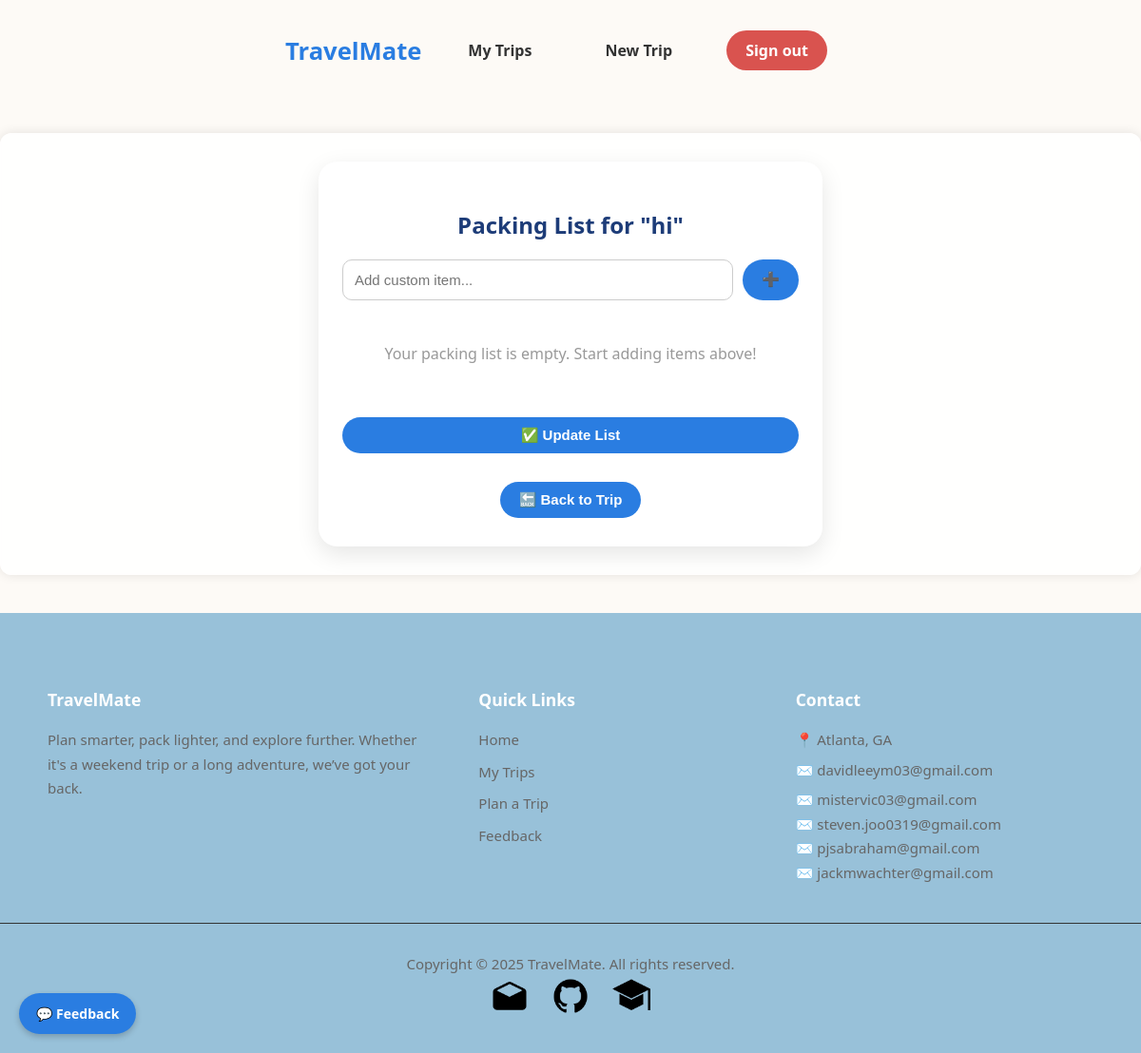
Before: /trips/17/packing/ (signed in) with the older database file.
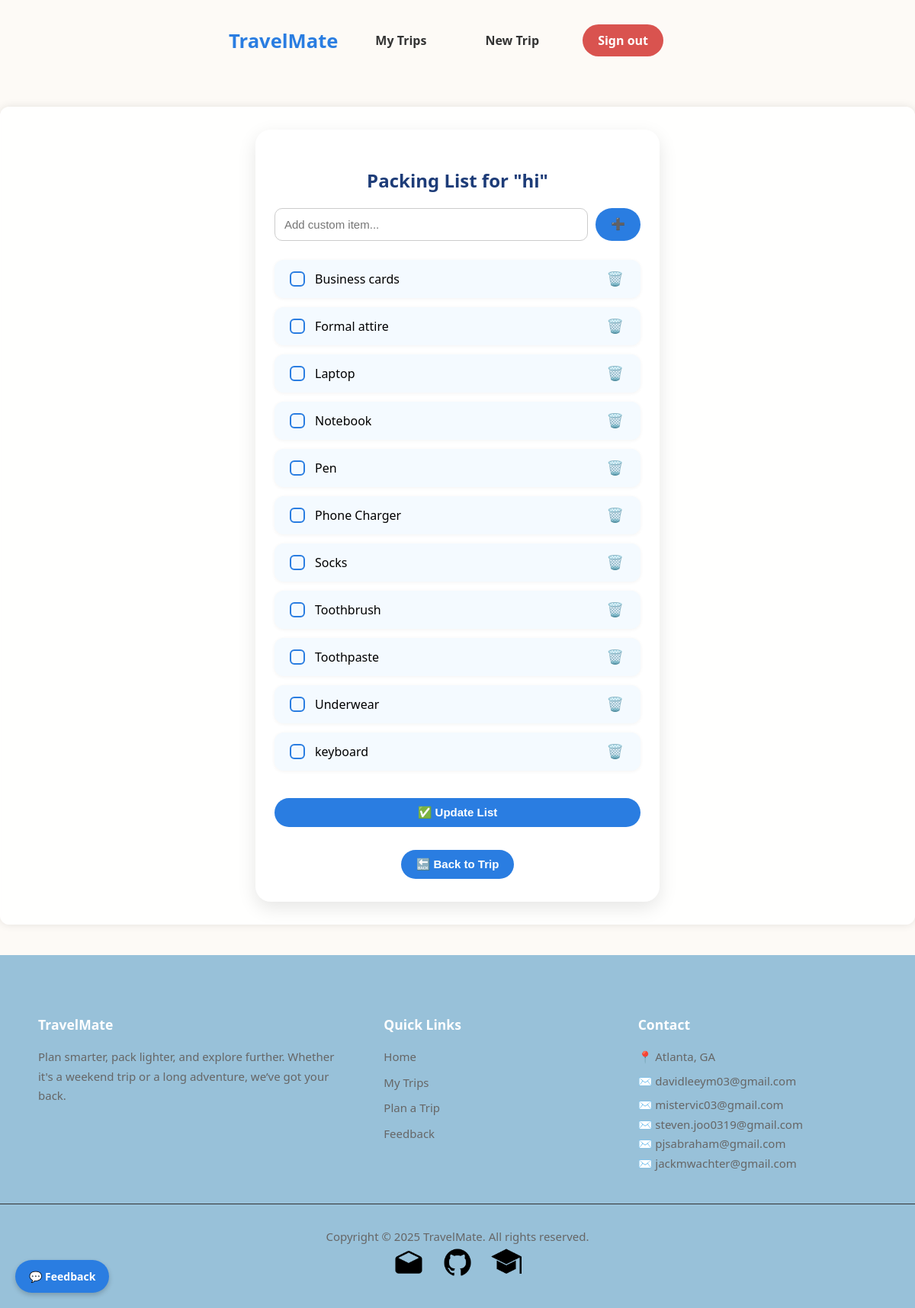
After: the same page with the newer database file.
### trips/models.py (models this page shows, shortened)
class PackingItem(models.Model):
    trip = models.ForeignKey(Trip, on_delete=models.CASCADE, related_name='packing_items')
    name = models.CharField(max_length=100)
    is_packed = models.BooleanField(default=False)

### trips/views.py (the view, shortened to what this page needs)
# urls.py: path('<int:trip_id>/packing/', views.packing_list, name='packing_list'),
@login_required
def packing_list(request, trip_id):
    trip = get_object_or_404(Trip, id=trip_id, user=request.user)
    if not trip.packing_items.exists() and not trip.manually_cleared:
        generate_packing_list(trip)
    items = trip.packing_items.all().order_by('is_packed', 'name')
    return render(request, 'trips/packing_list.html', {'trip': trip, 'items': items})

### trips/templates/trips/packing_list.html (shortened to what this page needs)
{% extends 'base.html' %}
{% block content %}
<div class="container" style="max-width: 480px; margin: auto; background: #ffffff; padding: 30px 25px; border-radius: 20px; box-shadow: 0 8px 25px rgba(0, 0, 0, 0.1);">
  <h2 style="text-align: center; color: #1d3c78; margin-bottom: 20px; font-weight: 700;">Packing List for "{{ trip.name }}"</h2>
  <form method="post" style="display: flex; gap: 10px; margin-bottom: 25px;">
    <input type="text" name="new_item" placeholder="Add custom item..." class="input-field">
    <button type="submit" class="add-btn">➕</button>
  </form>
  <form method="post" action="{% url 'update_packing_list' trip.id %}">
    <ul style="list-style: none; padding: 0;">
      {% if items %}
      {% for item in items %}
      <li class="packing-item fade-in">
        <label style="display: flex; align-items: center; gap: 10px;">
          <input type="checkbox" class="custom-checkbox" name="packed_items" value="{{ item.name }}" {% if item.is_packed %}checked{% endif %}>
          {{ item.name }}
        </label>
        <button type="submit" name="delete_item" value="{{ item.name }}" class="btn-icon">🗑️</button>
      </li>
      {% endfor %}
      {% else %}
        <li style="text-align: center; padding: 20px; color: #999;">Your packing list is empty. Start adding items above!</li>
      {% endif %}
    </ul>
    <button type="submit" class="update-btn" style="width: 100%; margin-top: 20px;">✅ Update List</button>
  </form>
  <div style="text-align: center; margin-top: 30px;">
    <a href="{% url 'trip_detail' trip.id %}">
      <button type="button" class="back-btn">🔙 Back to Trip</button>
    </a>
  </div>
</div>
{% endblock %}

Changed rows visible on the page:
added PackingItem: name "Business cards"
added PackingItem: name "Formal attire"
added PackingItem: name "Laptop"
added PackingItem: name "Notebook"
added PackingItem: name "Pen"
added PackingItem: name "Phone Charger"
added PackingItem: name "Socks"
added PackingItem: name "Toothbrush"
added PackingItem: name "Toothpaste"
added PackingItem: name "Underwear"
added PackingItem: name "keyboard"
Other visible differences:
text no longer shown: "Your packing list is empty. Start adding items above!"
